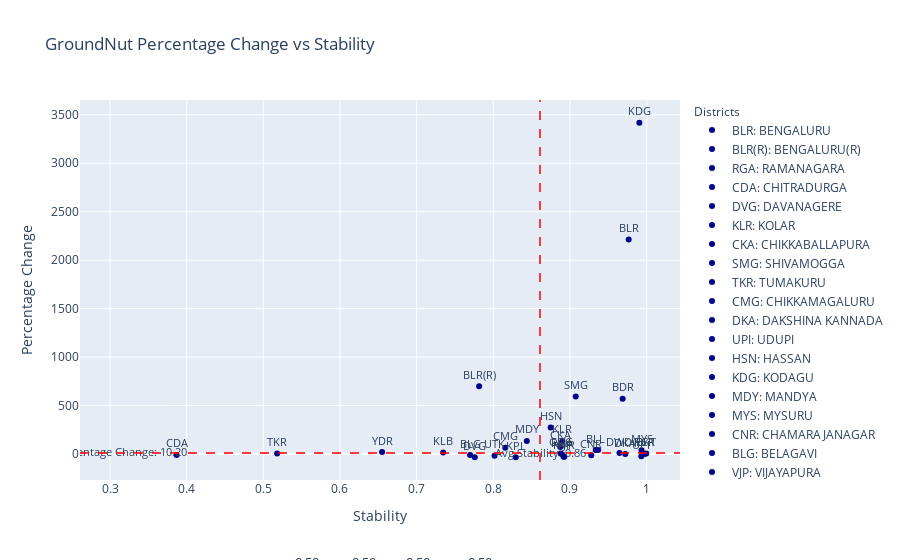

The code cell stored with this chart in its notebook:
### Code cell
import pandas as pd
import plotly.express as px
import ipywidgets as widgets
from ipywidgets import interact
from IPython.display import clear_output
import plotly.graph_objects as go

def update_plot(alpha1, alpha2, alpha3, alpha4):
    
    tolerance = 1e-5 
    filtered_df = viz_df[
        (viz_df['Sensitivity_AreaUnderOilSeeds_GroundNut'].between(alpha1 - tolerance, alpha1 + tolerance)) &
        (viz_df['Sensitivity_MotorVehicles_Tractors'].between(alpha2 - tolerance, alpha2 + tolerance)) &
        (viz_df['Sensitivity_LivestockCensus_2012_Sheep'].between(alpha3 - tolerance, alpha3 + tolerance)) &
        (viz_df['Sensitivity_TotalNPK'].between(alpha4 - tolerance, alpha4 + tolerance))
    ]

    # Create a scatter plot with filtered data
    fig = px.scatter(filtered_df, x='Stability_Values', y='Percentage Change', title='GroundNut Percentage Change vs Stability',
                     labels={'Percentage Change': 'Percentage Change', 'Stability_Values': 'Stability'},
                     text='Abbreviation', opacity=1, color_discrete_sequence=['darkblue'])

    fig.update_traces(textposition='top center', textfont=dict(size=11))

    # Update layout to add annotations and legends
    fig.update_layout(
        annotations=[
            dict(
                x=0.5,
                y=-0.25,
                showarrow=False,
                text=f'α<sub>AG</sub>: {alpha1:.2f}, α<sub>MT</sub>: {alpha2:.2f}, α<sub>LV</sub>: {alpha3:.2f}, α<sub>NPK</sub>: {alpha4:.2f}',
                xref="paper",
                yref="paper",
                font=dict(size=13)
            )
        ],
        legend_title_text='Districts',
        legend_title=dict(font=dict(size=12)),
    )

    # Adding custom legends with abbreviations and full forms
    legend_labels = [{'Abbreviation': abb, 'Full Form': full_form} 
                     for abb, full_form in zip(filtered_df['Abbreviation'].unique(), filtered_df['District'].unique())]

    for label in legend_labels:
        fig.add_trace(go.Scatter(
            x=[None],
            y=[None],
            mode='markers',
            marker=dict(color='darkblue'),
            name=f"{label['Abbreviation']}: {label['Full Form']}"
        ))

    # Adding average lines for stability and percentage change
    avg_stability = filtered_df['Stability_Values'].mean()
    avg_precent = filtered_df['Percentage Change'].median()

    fig.add_shape(
        type='line',
        x0=avg_stability, y0=0, x1=avg_stability, y1=1,
        line=dict(color='red', width=1.5, dash='dash'),
        yref='paper'
    )

    fig.add_shape(
        type='line',
        x0=0, y0=avg_precent, x1=1, y1=avg_precent,
        line=dict(color='red', width=1.5, dash='dash'),
        xref='paper'
    )

    # Add annotations for average values
    fig.add_trace(go.Scatter(
        x=[avg_stability],
        y=[-0.07],
        text=[f'Avg Stability: {avg_stability:.2f}'],
        mode="text",
        showlegend=False,
        textfont=dict(size=10.7)
    ))

    fig.add_trace(go.Scatter(
        x=[0.3],
        y=[avg_precent-0.04],
        text=[f'Avg Percentage Change: {avg_precent:.2f}'],
        mode="text",
        showlegend=False,
        textfont=dict(size=10.7)
    ))

    clear_output()

    display(fig)

# Creating sliders for interaction
alpha1_slider = widgets.FloatSlider(value=0.5, min=0, max=1, step=0.1, description='αAG:')
alpha2_slider = widgets.FloatSlider(value=0.5, min=0, max=1, step=0.1, description='αMT:')
alpha3_slider = widgets.FloatSlider(value=0.5, min=0, max=1, step=0.1, description='αLV:')
alpha4_slider = widgets.FloatSlider(value=0.5, min=0, max=1, step=0.1, description='αNPK:')

# Creating interactive plot
interactive_plot = interact(update_plot, alpha1=alpha1_slider, alpha2=alpha2_slider, alpha3=alpha3_slider, alpha4=alpha4_slider)

# Create update button to trigger plot update
update_button = widgets.Button(description="Update Plot")
update_button.on_click(lambda _: update_plot(alpha1_slider.value, alpha2_slider.value, alpha3=alpha3_slider, alpha4=alpha4_slider))

# Display the button and sliders
widgets.HBox([update_button, alpha1_slider, alpha2_slider, alpha3_slider, alpha4_slider])

### Figure 1 — Plotly figure (JSON) as saved in the notebook; plotly's stock layout.template omitted (floating-point values rounded to 4 significant figures)
{"data": [{"hovertemplate": "Stability=%{x}<br>Percentage Change=%{y}<br>Abbreviation=%{text}<extra></extra>", "legendgroup": "", "marker": {"color": "darkblue", "opacity": 1, "symbol": "circle"}, "mode": "markers+text", "name": "", "orientation": "v", "showlegend": false, "text": ["BLR", "BLR(R)", "RGA", "CDA", "DVG", "KLR", "CKA", "SMG", "TKR", "CMG", "DKA", "UPI", "HSN", "KDG", "MDY", "MYS", "CNR", "BLG", "VJP", "BKT", "DWD", "GDG", "HVR", "UTK", "BLL", "BDR", "KLB", "YDR", "RCR", "KPL", null], "textfont": {"size": 11}, "textposition": "top center", "type": "scatter", "x": [0.9766, 0.7815, 0.8902, 0.3869, 0.7758, 0.8901, 0.8873, 0.9075, 0.518, 0.8156, 0.9722, 0.9931, 0.8748, 0.9905, 0.8437, 0.9934, 0.9277, 0.7697, 0.8926, 0.9995, 0.9646, 0.8879, 0.8917, 0.8016, 0.9336, 0.9687, 0.7346, 0.6549, 0.9977, 0.8293, 0.9368], "xaxis": "x", "y": [2214.0, 699.2, -7.094, -9.043, -32.68, 136.1, 74.06, 592.8, 7.109, 66.08, 0, -22.6, 275.1, 3417.0, 135.6, 38.56, -13.19, -10.65, -28.27, 6.609, 10.2, 5.792, -28.51, -16.92, 42.15, 571.2, 17.38, 20.65, 1.55, -32.68, 42.15], "yaxis": "y"}, {"marker": {"color": "darkblue"}, "mode": "markers", "name": "BLR: BENGALURU", "type": "scatter", "x": [null], "y": [null]}, {"marker": {"color": "darkblue"}, "mode": "markers", "name": "BLR(R): BENGALURU(R)", "type": "scatter", "x": [null], "y": [null]}, {"marker": {"color": "darkblue"}, "mode": "markers", "name": "RGA: RAMANAGARA", "type": "scatter", "x": [null], "y": [null]}, {"marker": {"color": "darkblue"}, "mode": "markers", "name": "CDA: CHITRADURGA", "type": "scatter", "x": [null], "y": [null]}, {"marker": {"color": "darkblue"}, "mode": "markers", "name": "DVG: DAVANAGERE", "type": "scatter", "x": [null], "y": [null]}, {"marker": {"color": "darkblue"}, "mode": "markers", "name": "KLR: KOLAR", "type": "scatter", "x": [null], "y": [null]}, {"marker": {"color": "darkblue"}, "mode": "markers", "name": "CKA: CHIKKABALLAPURA", "type": "scatter", "x": [null], "y": [null]}, {"marker": {"color": "darkblue"}, "mode": "markers", "name": "SMG: SHIVAMOGGA", "type": "scatter", "x": [null], "y": [null]}, {"marker": {"color": "darkblue"}, "mode": "markers", "name": "TKR: TUMAKURU", "type": "scatter", "x": [null], "y": [null]}, {"marker": {"color": "darkblue"}, "mode": "markers", "name": "CMG: CHIKKAMAGALURU", "type": "scatter", "x": [null], "y": [null]}, {"marker": {"color": "darkblue"}, "mode": "markers", "name": "DKA: DAKSHINA KANNADA", "type": "scatter", "x": [null], "y": [null]}, {"marker": {"color": "darkblue"}, "mode": "markers", "name": "UPI: UDUPI", "type": "scatter", "x": [null], "y": [null]}, {"marker": {"color": "darkblue"}, "mode": "markers", "name": "HSN: HASSAN", "type": "scatter", "x": [null], "y": [null]}, {"marker": {"color": "darkblue"}, "mode": "markers", "name": "KDG: KODAGU", "type": "scatter", "x": [null], "y": [null]}, {"marker": {"color": "darkblue"}, "mode": "markers", "name": "MDY: MANDYA", "type": "scatter", "x": [null], "y": [null]}, {"marker": {"color": "darkblue"}, "mode": "markers", "name": "MYS: MYSURU", "type": "scatter", "x": [null], "y": [null]}, {"marker": {"color": "darkblue"}, "mode": "markers", "name": "CNR: CHAMARAJANAGAR", "type": "scatter", "x": [null], "y": [null]}, {"marker": {"color": "darkblue"}, "mode": "markers", "name": "BLG: BELAGAVI", "type": "scatter", "x": [null], "y": [null]}, {"marker": {"color": "darkblue"}, "mode": "markers", "name": "VJP: VIJAYAPURA", "type": "scatter", "x": [null], "y": [null]}, {"marker": {"color": "darkblue"}, "mode": "markers", "name": "BKT: BAGALKOT", "type": "scatter", "x": [null], "y": [null]}, {"marker": {"color": "darkblue"}, "mode": "markers", "name": "DWD: DHARAWAD", "type": "scatter", "x": [null], "y": [null]}, {"marker": {"color": "darkblue"}, "mode": "markers", "name": "GDG: GADAG", "type": "scatter", "x": [null], "y": [null]}, {"marker": {"color": "darkblue"}, "mode": "markers", "name": "HVR: HAVERI", "type": "scatter", "x": [null], "y": [null]}, {"marker": {"color": "darkblue"}, "mode": "markers", "name": "UTK: UTTARA KANNADA", "type": "scatter", "x": [null], "y": [null]}, {"marker": {"color": "darkblue"}, "mode": "markers", "name": "BLL: BALLARI", "type": "scatter", "x": [null], "y": [null]}, {"marker": {"color": "darkblue"}, "mode": "markers", "name": "BDR: BIDAR", "type": "scatter", "x": [null], "y": [null]}, {"marker": {"color": "darkblue"}, "mode": "markers", "name": "KLB: KALABURAGI", "type": "scatter", "x": [null], "y": [null]}, {"marker": {"color": "darkblue"}, "mode": "markers", "name": "YDR: YADGIRI", "type": "scatter", "x": [null], "y": [null]}, {"marker": {"color": "darkblue"}, "mode": "markers", "name": "RCR: RAICHUR", "type": "scatter", "x": [null], "y": [null]}, {"marker": {"color": "darkblue"}, "mode": "markers", "name": "KPL: KOPPAL", "type": "scatter", "x": [null], "y": [null]}, {"marker": {"color": "darkblue"}, "mode": "markers", "name": "nan: VIJAYANAGARA", "type": "scatter", "x": [null], "y": [null]}, {"mode": "text", "showlegend": false, "text": ["Avg Stability: 0.86"], "textfont": {"size": 10.7}, "type": "scatter", "x": [0.8609], "y": [-0.07]}, {"mode": "text", "showlegend": false, "text": ["Avg Percentage Change: 10.20"], "textfont": {"size": 10.7}, "type": "scatter", "x": [0.3], "y": [10.16]}], "layout": {"annotations": [{"font": {"size": 13}, "showarrow": false, "text": "α<sub>AG</sub>: 0.50, α<sub>MT</sub>: 0.50, α<sub>LV</sub>: 0.50, α<sub>NPK</sub>: 0.50", "x": 0.5, "xref": "paper", "y": -0.25, "yref": "paper"}], "legend": {"title": {"font": {"size": 12}, "text": "Districts"}, "tracegroupgap": 0}, "shapes": [{"line": {"color": "red", "dash": "dash", "width": 1.5}, "type": "line", "x0": 0.8609, "x1": 0.8609, "y0": 0, "y1": 1, "yref": "paper"}, {"line": {"color": "red", "dash": "dash", "width": 1.5}, "type": "line", "x0": 0, "x1": 1, "xref": "paper", "y0": 10.2, "y1": 10.2}], "title": {"text": "GroundNut Percentage Change vs Stability"}, "xaxis": {"anchor": "y", "domain": [0, 1], "title": {"text": "Stability"}}, "yaxis": {"anchor": "x", "domain": [0, 1], "title": {"text": "Percentage Change"}}}}
